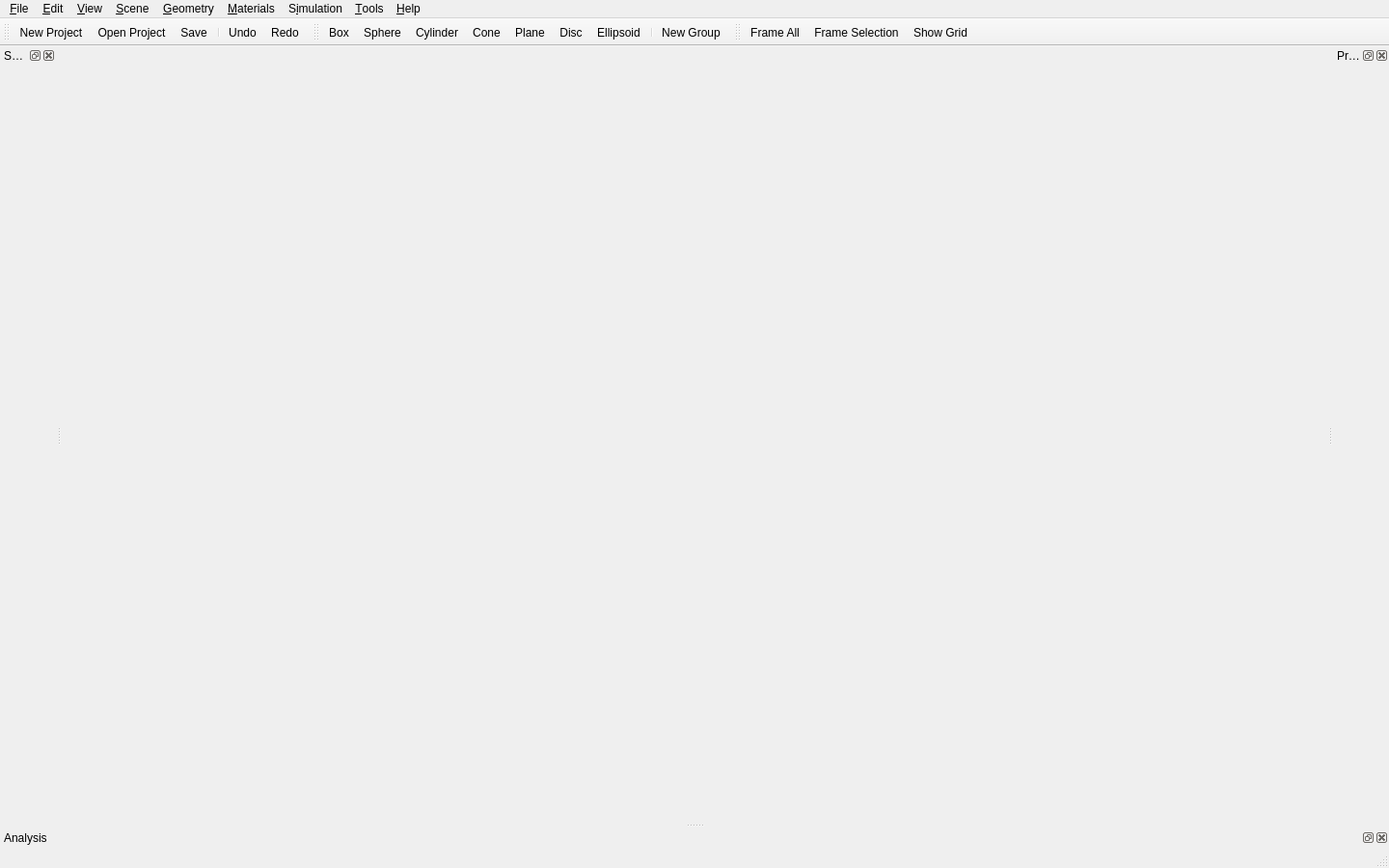
<?xml version="1.0" encoding="UTF-8"?>
<ui version="4.0">
 <class>MainWindow</class>
 <widget class="QMainWindow" name="MainWindow">
  <property name="geometry"><rect><x>0</x><y>0</y><width>1440</width><height>900</height></rect></property>
  <property name="windowTitle"><string>Resonant</string></property>
  <property name="dockNestingEnabled"><bool>true</bool></property>
  <widget class="QWidget" name="centralWidget">
   <layout class="QVBoxLayout" name="centralLayout">
    <property name="leftMargin"><number>0</number></property><property name="topMargin"><number>0</number></property><property name="rightMargin"><number>0</number></property><property name="bottomMargin"><number>0</number></property>
    <item><widget class="ViewportWidget" name="viewport" native="true"><property name="minimumSize"><size><width>320</width><height>240</height></size></property><property name="focusPolicy"><enum>Qt::StrongFocus</enum></property></widget></item>
   </layout>
  </widget>
  <widget class="QMenuBar" name="menuBar">
   <widget class="QMenu" name="menuFile">
    <property name="title"><string>&amp;File</string></property>
    <addaction name="actionNew"/>
    <addaction name="actionOpen"/>
    <addaction name="separator"/>
    <addaction name="actionSave"/>
    <addaction name="actionSaveAs"/>
    <addaction name="separator"/>
    <addaction name="actionExit"/>
   </widget>
   <widget class="QMenu" name="menuEdit">
    <property name="title"><string>&amp;Edit</string></property>
    <addaction name="actionUndo"/>
    <addaction name="actionRedo"/>
    <addaction name="separator"/>
    <addaction name="actionDuplicate"/>
    <addaction name="actionDelete"/>
    <addaction name="actionRename"/>
    <addaction name="separator"/>
    <addaction name="actionSelectAll"/>
    <addaction name="actionDeselect"/>
   </widget>
   <widget class="QMenu" name="menuView">
    <property name="title"><string>&amp;View</string></property>
    <widget class="QMenu" name="menuPanels">
     <property name="title"><string>&amp;Panels</string></property>
    </widget>
    <addaction name="actionShowGrid"/>
    <addaction name="actionShowAxes"/>
    <addaction name="separator"/>
    <addaction name="actionFrameAll"/>
    <addaction name="actionFrameSelection"/>
    <addaction name="actionResetCamera"/>
    <addaction name="separator"/>
    <addaction name="actionViewTop"/>
    <addaction name="actionViewFront"/>
    <addaction name="actionViewRight"/>
    <addaction name="separator"/>
    <addaction name="menuPanels"/>
    <addaction name="actionResetLayout"/>
   </widget>
   <widget class="QMenu" name="menuScene">
    <property name="title"><string>&amp;Scene</string></property>
    <addaction name="actionNewGroup"/>
    <addaction name="separator"/>
    <addaction name="actionToggleVisibility"/>
    <addaction name="actionMoveToTopLevel"/>
   </widget>
   <widget class="QMenu" name="menuGeometry">
    <property name="title"><string>&amp;Geometry</string></property>
    <addaction name="actionAddBox"/>
    <addaction name="actionAddSphere"/>
    <addaction name="actionAddCylinder"/>
    <addaction name="actionAddCone"/>
    <addaction name="actionAddPlane"/>
    <addaction name="actionAddDisc"/>
    <addaction name="actionAddEllipsoid"/>
   </widget>
   <widget class="QMenu" name="menuMaterials">
    <property name="title"><string>&amp;Materials</string></property>
    <widget class="QMenu" name="menuAssignMaterial">
     <property name="title"><string>&amp;Assign to Selection</string></property>
    </widget>
    <addaction name="actionMaterialLibrary"/>
    <addaction name="separator"/>
    <addaction name="menuAssignMaterial"/>
    <addaction name="actionClearMaterial"/>
   </widget>
   <widget class="QMenu" name="menuSimulation">
    <property name="title"><string>S&amp;imulation</string></property>
    <addaction name="actionRunDemonstrator"/>
    <addaction name="actionCancelJobs"/>
   </widget>
   <widget class="QMenu" name="menuTools">
    <property name="title"><string>&amp;Tools</string></property>
    <widget class="QMenu" name="menuDisplayUnits">
     <property name="title"><string>Display &amp;Length Unit</string></property>
     <addaction name="actionUnitsMeters"/>
     <addaction name="actionUnitsCentimeters"/>
     <addaction name="actionUnitsMillimeters"/>
     <addaction name="actionUnitsInches"/>
    </widget>
    <addaction name="menuDisplayUnits"/>
    <addaction name="separator"/>
    <addaction name="actionClearConsole"/>
   </widget>
   <widget class="QMenu" name="menuHelp">
    <property name="title"><string>&amp;Help</string></property>
    <addaction name="actionAbout"/>
    <addaction name="actionAboutQt"/>
   </widget>
   <addaction name="menuFile"/>
   <addaction name="menuEdit"/>
   <addaction name="menuView"/>
   <addaction name="menuScene"/>
   <addaction name="menuGeometry"/>
   <addaction name="menuMaterials"/>
   <addaction name="menuSimulation"/>
   <addaction name="menuTools"/>
   <addaction name="menuHelp"/>
  </widget>
  <widget class="QStatusBar" name="statusBar"/>
  <widget class="QToolBar" name="fileToolBar">
   <property name="windowTitle"><string>File</string></property>
   <property name="toolButtonStyle"><enum>Qt::ToolButtonTextOnly</enum></property>
   <attribute name="toolBarArea"><enum>TopToolBarArea</enum></attribute>
   <attribute name="toolBarBreak"><bool>false</bool></attribute>
   <addaction name="actionNew"/>
   <addaction name="actionOpen"/>
   <addaction name="actionSave"/>
   <addaction name="separator"/>
   <addaction name="actionUndo"/>
   <addaction name="actionRedo"/>
  </widget>
  <widget class="QToolBar" name="geometryToolBar">
   <property name="windowTitle"><string>Geometry</string></property>
   <property name="toolButtonStyle"><enum>Qt::ToolButtonTextOnly</enum></property>
   <attribute name="toolBarArea"><enum>TopToolBarArea</enum></attribute>
   <attribute name="toolBarBreak"><bool>false</bool></attribute>
   <addaction name="actionAddBox"/>
   <addaction name="actionAddSphere"/>
   <addaction name="actionAddCylinder"/>
   <addaction name="actionAddCone"/>
   <addaction name="actionAddPlane"/>
   <addaction name="actionAddDisc"/>
   <addaction name="actionAddEllipsoid"/>
   <addaction name="separator"/>
   <addaction name="actionNewGroup"/>
  </widget>
  <widget class="QToolBar" name="viewToolBar">
   <property name="windowTitle"><string>View</string></property>
   <property name="toolButtonStyle"><enum>Qt::ToolButtonTextOnly</enum></property>
   <attribute name="toolBarArea"><enum>TopToolBarArea</enum></attribute>
   <attribute name="toolBarBreak"><bool>false</bool></attribute>
   <addaction name="actionFrameAll"/>
   <addaction name="actionFrameSelection"/>
   <addaction name="actionShowGrid"/>
  </widget>
  <widget class="QDockWidget" name="sceneDock">
   <property name="windowTitle"><string>Scene</string></property>
   <attribute name="dockWidgetArea"><number>1</number></attribute>
   <widget class="SceneTreePanel" name="scenePanel"/>
  </widget>
  <widget class="QDockWidget" name="propertiesDock">
   <property name="windowTitle"><string>Properties</string></property>
   <attribute name="dockWidgetArea"><number>2</number></attribute>
   <widget class="PropertiesPanel" name="propertiesPanel"/>
  </widget>
  <widget class="QDockWidget" name="analysisDock">
   <property name="windowTitle"><string>Analysis</string></property>
   <attribute name="dockWidgetArea"><number>8</number></attribute>
   <widget class="AnalysisPanel" name="analysisPanel"/>
  </widget>
  <action name="actionNew">
   <property name="text"><string>&amp;New Project</string></property>
   <property name="toolTip"><string>Create a new project</string></property>
   <property name="statusTip"><string>Create a new project</string></property>
   <property name="shortcut"><string>Ctrl+N</string></property>
  </action>
  <action name="actionOpen">
   <property name="text"><string>&amp;Open Project...</string></property>
   <property name="toolTip"><string>Open a project file</string></property>
   <property name="statusTip"><string>Open a project file</string></property>
   <property name="shortcut"><string>Ctrl+O</string></property>
  </action>
  <action name="actionSave">
   <property name="text"><string>&amp;Save</string></property>
   <property name="toolTip"><string>Save the project</string></property>
   <property name="statusTip"><string>Save the project</string></property>
   <property name="shortcut"><string>Ctrl+S</string></property>
  </action>
  <action name="actionSaveAs">
   <property name="text"><string>Save &amp;As...</string></property>
   <property name="toolTip"><string>Save the project under a new name</string></property>
   <property name="statusTip"><string>Save the project under a new name</string></property>
   <property name="shortcut"><string>Ctrl+Shift+S</string></property>
  </action>
  <action name="actionExit">
   <property name="text"><string>E&amp;xit</string></property>
   <property name="toolTip"><string>Quit Resonant</string></property>
   <property name="statusTip"><string>Quit Resonant</string></property>
   <property name="shortcut"><string>Ctrl+Q</string></property>
  </action>
  <action name="actionUndo">
   <property name="text"><string>&amp;Undo</string></property>
   <property name="toolTip"><string>Undo the last change</string></property>
   <property name="statusTip"><string>Undo the last change</string></property>
   <property name="shortcut"><string>Ctrl+Z</string></property>
  </action>
  <action name="actionRedo">
   <property name="text"><string>&amp;Redo</string></property>
   <property name="toolTip"><string>Redo the last undone change</string></property>
   <property name="statusTip"><string>Redo the last undone change</string></property>
   <property name="shortcut"><string>Ctrl+Shift+Z</string></property>
  </action>
  <action name="actionDuplicate">
   <property name="text"><string>D&amp;uplicate</string></property>
   <property name="toolTip"><string>Duplicate the selected objects</string></property>
   <property name="statusTip"><string>Duplicate the selected objects</string></property>
   <property name="shortcut"><string>Ctrl+D</string></property>
  </action>
  <action name="actionDelete">
   <property name="text"><string>&amp;Delete</string></property>
   <property name="toolTip"><string>Delete the selected objects</string></property>
   <property name="statusTip"><string>Delete the selected objects</string></property>
   <property name="shortcut"><string>Del</string></property>
  </action>
  <action name="actionRename">
   <property name="text"><string>Re&amp;name</string></property>
   <property name="toolTip"><string>Rename the selected object</string></property>
   <property name="statusTip"><string>Rename the selected object</string></property>
   <property name="shortcut"><string>F2</string></property>
  </action>
  <action name="actionSelectAll">
   <property name="text"><string>Select &amp;All</string></property>
   <property name="toolTip"><string>Select every object</string></property>
   <property name="statusTip"><string>Select every object</string></property>
   <property name="shortcut"><string>Ctrl+A</string></property>
  </action>
  <action name="actionDeselect">
   <property name="text"><string>D&amp;eselect</string></property>
   <property name="toolTip"><string>Clear the selection</string></property>
   <property name="statusTip"><string>Clear the selection</string></property>
   <property name="shortcut"><string>Esc</string></property>
  </action>
  <action name="actionShowGrid">
   <property name="checkable"><bool>true</bool></property>
   <property name="text"><string>Show &amp;Grid</string></property>
   <property name="toolTip"><string>Show or hide the ground grid</string></property>
   <property name="statusTip"><string>Show or hide the ground grid</string></property>
   <property name="shortcut"><string>G</string></property>
  </action>
  <action name="actionShowAxes">
   <property name="checkable"><bool>true</bool></property>
   <property name="text"><string>Show &amp;Axes</string></property>
   <property name="toolTip"><string>Show or hide the coordinate axes</string></property>
   <property name="statusTip"><string>Show or hide the coordinate axes</string></property>
  </action>
  <action name="actionFrameAll">
   <property name="text"><string>Frame &amp;All</string></property>
   <property name="toolTip"><string>Fit the whole scene in the view</string></property>
   <property name="statusTip"><string>Fit the whole scene in the view</string></property>
   <property name="shortcut"><string>Home</string></property>
  </action>
  <action name="actionFrameSelection">
   <property name="text"><string>Frame &amp;Selection</string></property>
   <property name="toolTip"><string>Fit the selected objects in the view</string></property>
   <property name="statusTip"><string>Fit the selected objects in the view</string></property>
   <property name="shortcut"><string>F</string></property>
  </action>
  <action name="actionResetCamera">
   <property name="text"><string>&amp;Reset Camera</string></property>
   <property name="toolTip"><string>Return to the default view</string></property>
   <property name="statusTip"><string>Return to the default view</string></property>
  </action>
  <action name="actionViewTop">
   <property name="text"><string>&amp;Top (looking down Z)</string></property>
   <property name="toolTip"><string>Look straight down the Z axis</string></property>
   <property name="statusTip"><string>Look straight down the Z axis</string></property>
   <property name="shortcut"><string>Ctrl+1</string></property>
  </action>
  <action name="actionViewFront">
   <property name="text"><string>&amp;Front (looking along +Y)</string></property>
   <property name="toolTip"><string>Look along the +Y axis</string></property>
   <property name="statusTip"><string>Look along the +Y axis</string></property>
   <property name="shortcut"><string>Ctrl+2</string></property>
  </action>
  <action name="actionViewRight">
   <property name="text"><string>R&amp;ight (looking along -X)</string></property>
   <property name="toolTip"><string>Look along the -X axis</string></property>
   <property name="statusTip"><string>Look along the -X axis</string></property>
   <property name="shortcut"><string>Ctrl+3</string></property>
  </action>
  <action name="actionResetLayout">
   <property name="text"><string>Reset &amp;Layout</string></property>
   <property name="toolTip"><string>Restore the default panel arrangement</string></property>
   <property name="statusTip"><string>Restore the default panel arrangement</string></property>
  </action>
  <action name="actionNewGroup">
   <property name="text"><string>New &amp;Group</string></property>
   <property name="toolTip"><string>Create an empty group</string></property>
   <property name="statusTip"><string>Create an empty group</string></property>
   <property name="shortcut"><string>Ctrl+G</string></property>
  </action>
  <action name="actionToggleVisibility">
   <property name="text"><string>&amp;Hide / Show Selected</string></property>
   <property name="toolTip"><string>Toggle visibility of the selected objects</string></property>
   <property name="statusTip"><string>Toggle visibility of the selected objects</string></property>
   <property name="shortcut"><string>H</string></property>
  </action>
  <action name="actionMoveToTopLevel">
   <property name="text"><string>Move to &amp;Top Level</string></property>
   <property name="toolTip"><string>Move the selected objects out of their group</string></property>
   <property name="statusTip"><string>Move the selected objects out of their group</string></property>
  </action>
  <action name="actionAddBox">
   <property name="text"><string>&amp;Box</string></property>
   <property name="toolTip"><string>Add a box</string></property>
   <property name="statusTip"><string>Add a box</string></property>
  </action>
  <action name="actionAddSphere">
   <property name="text"><string>&amp;Sphere</string></property>
   <property name="toolTip"><string>Add a sphere</string></property>
   <property name="statusTip"><string>Add a sphere</string></property>
  </action>
  <action name="actionAddCylinder">
   <property name="text"><string>&amp;Cylinder</string></property>
   <property name="toolTip"><string>Add a cylinder</string></property>
   <property name="statusTip"><string>Add a cylinder</string></property>
  </action>
  <action name="actionAddCone">
   <property name="text"><string>C&amp;one</string></property>
   <property name="toolTip"><string>Add a cone</string></property>
   <property name="statusTip"><string>Add a cone</string></property>
  </action>
  <action name="actionAddPlane">
   <property name="text"><string>&amp;Plane</string></property>
   <property name="toolTip"><string>Add a plane</string></property>
   <property name="statusTip"><string>Add a plane</string></property>
  </action>
  <action name="actionAddDisc">
   <property name="text"><string>&amp;Disc</string></property>
   <property name="toolTip"><string>Add a disc</string></property>
   <property name="statusTip"><string>Add a disc</string></property>
  </action>
  <action name="actionAddEllipsoid">
   <property name="text"><string>&amp;Ellipsoid</string></property>
   <property name="toolTip"><string>Add an ellipsoid</string></property>
   <property name="statusTip"><string>Add an ellipsoid</string></property>
  </action>
  <action name="actionMaterialLibrary">
   <property name="text"><string>Material &amp;Library...</string></property>
   <property name="toolTip"><string>Browse and edit the project's materials</string></property>
   <property name="statusTip"><string>Browse and edit the project's materials</string></property>
   <property name="shortcut"><string>Ctrl+M</string></property>
  </action>
  <action name="actionClearMaterial">
   <property name="text"><string>&amp;Remove Material from Selection</string></property>
   <property name="toolTip"><string>Remove the material assignment of the selected objects</string></property>
   <property name="statusTip"><string>Remove the material assignment of the selected objects</string></property>
  </action>
  <action name="actionRunDemonstrator">
   <property name="text"><string>Run &amp;Job-System Demonstrator</string></property>
   <property name="toolTip"><string>Run a background job that performs no calculation, to exercise progress and cancellation</string></property>
   <property name="statusTip"><string>Run a background job that performs no calculation, to exercise progress and cancellation</string></property>
  </action>
  <action name="actionCancelJobs">
   <property name="text"><string>&amp;Cancel All Jobs</string></property>
   <property name="toolTip"><string>Request cancellation of every unfinished job</string></property>
   <property name="statusTip"><string>Request cancellation of every unfinished job</string></property>
  </action>
  <action name="actionUnitsMeters">
   <property name="checkable"><bool>true</bool></property>
   <property name="text"><string>&amp;Metres (m)</string></property>
   <property name="toolTip"><string>Show lengths in metres</string></property>
   <property name="statusTip"><string>Show lengths in metres</string></property>
  </action>
  <action name="actionUnitsCentimeters">
   <property name="checkable"><bool>true</bool></property>
   <property name="text"><string>&amp;Centimetres (cm)</string></property>
   <property name="toolTip"><string>Show lengths in centimetres</string></property>
   <property name="statusTip"><string>Show lengths in centimetres</string></property>
  </action>
  <action name="actionUnitsMillimeters">
   <property name="checkable"><bool>true</bool></property>
   <property name="text"><string>M&amp;illimetres (mm)</string></property>
   <property name="toolTip"><string>Show lengths in millimetres</string></property>
   <property name="statusTip"><string>Show lengths in millimetres</string></property>
  </action>
  <action name="actionUnitsInches">
   <property name="checkable"><bool>true</bool></property>
   <property name="text"><string>I&amp;nches (in)</string></property>
   <property name="toolTip"><string>Show lengths in inches</string></property>
   <property name="statusTip"><string>Show lengths in inches</string></property>
  </action>
  <action name="actionClearConsole">
   <property name="text"><string>&amp;Clear Console</string></property>
   <property name="toolTip"><string>Clear the console panel</string></property>
   <property name="statusTip"><string>Clear the console panel</string></property>
  </action>
  <action name="actionAbout">
   <property name="text"><string>&amp;About Resonant</string></property>
   <property name="toolTip"><string>Version and license information</string></property>
   <property name="statusTip"><string>Version and license information</string></property>
  </action>
  <action name="actionAboutQt">
   <property name="text"><string>About &amp;Qt</string></property>
   <property name="toolTip"><string>About the Qt toolkit</string></property>
   <property name="statusTip"><string>About the Qt toolkit</string></property>
  </action>
 </widget>
 <customwidgets>
  <customwidget><class>ViewportWidget</class><extends>QWidget</extends><header>ViewportWidget.h</header><container>1</container></customwidget>
  <customwidget><class>SceneTreePanel</class><extends>QWidget</extends><header>SceneTreePanel.h</header><container>1</container></customwidget>
  <customwidget><class>PropertiesPanel</class><extends>QWidget</extends><header>PropertiesPanel.h</header><container>1</container></customwidget>
  <customwidget><class>AnalysisPanel</class><extends>QWidget</extends><header>AnalysisPanel.h</header><container>1</container></customwidget>
 </customwidgets>
 <resources/>
 <connections/>
</ui>
